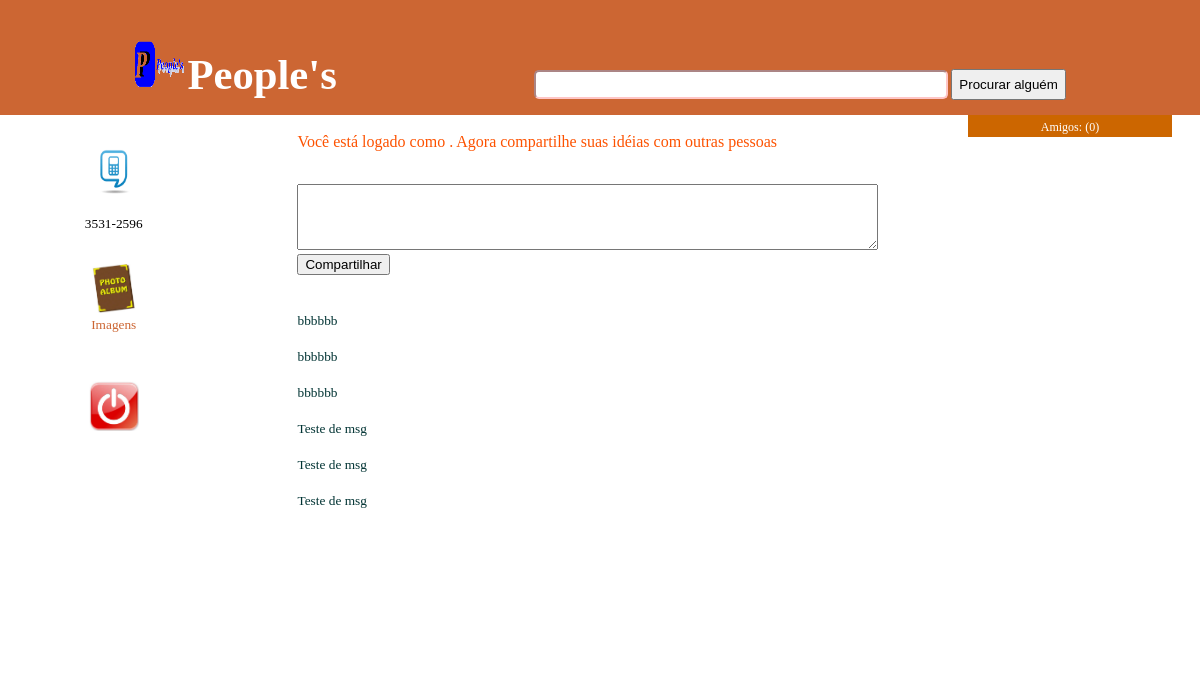
The app's page /image.php with its own data.
### tables this page shows
CREATE TABLE IF NOT EXISTS `cadastros` (
  `id` int(11) NOT NULL AUTO_INCREMENT,
  `fone` varchar(15) NOT NULL,
  `senha` varchar(256) NOT NULL,
  `nome` varchar(256) NOT NULL,
  `apelido` varchar(255) NOT NULL,
  PRIMARY KEY (`id`)
);

CREATE TABLE IF NOT EXISTS `comentar` (
  `id` int(11) NOT NULL AUTO_INCREMENT,
  `nome` varchar(255) NOT NULL,
  `mandante` varchar(128) NOT NULL,
  `coments` varchar(255) NOT NULL,
  `data` varchar(64) NOT NULL,
  `hora` varchar(12) NOT NULL,
  PRIMARY KEY (`id`)
);

### image.php (the view, shortened to what this page needs)
<!doctype html>
<html lang="en">
 <head>
  <link rel="stylesheet" type="text/css" href="style/stylo.css">
 </head>
 <body style="display:block!important;width:100%!important;z-index:2147483647!important;margin:0 auto!important;">
 <table cellspacing="0" cellpadding="0" width="100%" align="center">
<td width="400" height="" valign="top" align="center" style="color:#336600;font-size:10pt;background-color:#cc6633;padding:15px;
 color: white;height:20px">
<span style='font-size:10pt;color:#ffffff'>
<form action="ver.php" method="post" style="margin-top:25px">
<img src="img/papo.png" width="50" height="49" align="bottom">
<font style="color:#ffffff;font-size:32pt;font-weight:bold;">People's&nbsp;</font>
  <input type="text" name="busca" value="" style="width:400px;background-color:#ffffff;border-color:#ffc6c6;color:#003366;font-weight:none;padding:5px;border-radius:5px;
-webkit-border-radius:5px;
-moz-border-radius:5px;"/>
<input type="submit" value="Procurar alguém" style="color:#000000;height:31px;font-weight:none;font-size:10pt"/>
</form>
</span>
</td>
</table>
<tr>
<table cellspacing="0" cellpadding="0" width="100%" align="center">
<td valign="top" align="center" style="color:#336600;font-size:10pt;background-color:#ffffff;padding:15px;
 color:#000000;height:20px;width:170px">
<?php
$nome=$_SESSION['nome'];
$sql=mysql_query("select*from cadastros where nome='$nome'");
while($linha=mysql_fetch_array($sql))
		{
			   $fone=$linha['fone'];
			echo '<span style="color:#cc6633;font-size:10pt;font-weight:none"><br>';
			echo '<img src="img/whats.png" width="50" height="50" align="bottom"><br><br></span>';
			echo $fone.'<br></span>';
        }
?>
<br><br>
<a href="album.php"><img src="img/album.jpg" width="50" height="49" align="bottom"></a>
<br>
<span style="color:#cc6633;font-size:10pt;font-weight:none">Imagens</span>
<br><br>
<br><br>
<a href="logout.php"><img src="img/sair.jpg" width="50" height="50" align="bottom"></a>
<br><br><br>
</td>
<td style="padding-left:70px;padding-right:0px;border:10px" width="500" valign="top" align="left" height="550" bgcolor="#ffffff">
<br>
<?php echo "<span style='color:#fd5200;align:right;'>Você está logado como <b>".$_SESSION['nome']."</b>. Agora compartilhe suas idéias com outras pessoas</span>";?>
<br>
<form name="searchform" action="comentarios.php" method="post" style="margin-top:15px">
<br>
<textarea name="coments" rows="4" cols="70"></textarea>
<br>
<input type="submit" value="Compartilhar">
</form>
<br><br>
<?php
echo '<span style="color:#fd5200;font-size:12pt;font-weight:none">';
?>
<?php
$nome=$_SESSION['nome'];
$sql=mysql_query("select*from comentar where nome='$nome' order by id DESC");
while($linha=mysql_fetch_array($sql))
		{
			   $coments=$linha['coments'];
			   $mandante=$linha['mandante'];
			echo $mandante.'<span style="color:#003333;font-size:10pt;font-weight:none">';
			echo $picture2.$coments.'</span><br><br>';
        }
?>
</td>
<td style="padding-left:0px;border:0px" width="100" valign="top" align="left" width="" height="550" bgcolor="#ffffff">
<div style="background-color:#cc6600;color:#ffffff;text-align:center;width:200px;padding:2px;">
<?php
$nome=$_SESSION['nome'];
$sql=mysql_query("select*from amigos where nome='$nome'");
$rows=mysql_num_rows($sql);
echo '<span style="font-size:9pt;">Amigos: '.'('.$rows.')<br>';
?>
</div>
<br>
</td>
</tr>
 </body>
</html>

### records on screen
cadastros: fone "3531-2596"
comentar: coments "bbbbbb"
comentar: coments "bbbbbb"
comentar: coments "bbbbbb"
comentar: coments "Teste de msg"
comentar: coments "Teste de msg"
comentar: coments "Teste de msg"

### other values on screen
$rows "0"
